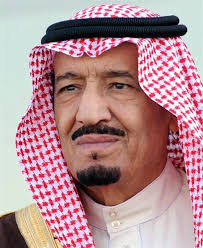
#> input picture King Salman.jpg, 203 x 248 px
$ python test.py
#> lines starting #> are read from the running program, lines starting #| are printed output that depends on the picture; after the words box and inside, x2 and y2 are one past the last pixel; in counts of white or black regions, pixels touching at a corner belong together

import cv2
from cv2 import imshow, waitKey, imread, cvtColor, COLOR_BGR2GRAY, CascadeClassifier, rectangle
faceCascade = cv2.CascadeClassifier('haarcascade_frontalface_default.xml')


img = cv2.imread('King Salman.jpg')
#> img is the input picture: shape (248, 203, 3); mean B, G, R 145.3, 141.3, 179.3
gray = cv2.cvtColor(img, cv2.COLOR_BGR2GRAY)
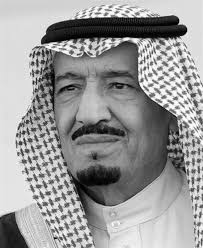
#> gray: shape (248, 203); min 0, max 255, mean 153.1

faces = faceCascade.detectMultiScale(
    gray,
    scaleFactor=1.1,
    minNeighbors=5,
    minSize=(30, 30),

)
#> faces = [[23, 32, 140, 140]]

for (x, y, w, h) in faces:
    cv2.rectangle(img, (x, y), (x+w, y+h), (255, 0, 0), 2)
#> this loop made 1 pass
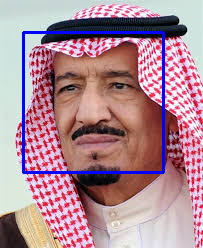
#> img: shape (248, 203, 3); 3.33% of pixels changed, all inside (x1, y1, x2, y2) = (22, 31, 165, 174)

cv2.imshow('Faces found', img)
cv2.waitKey(0)
